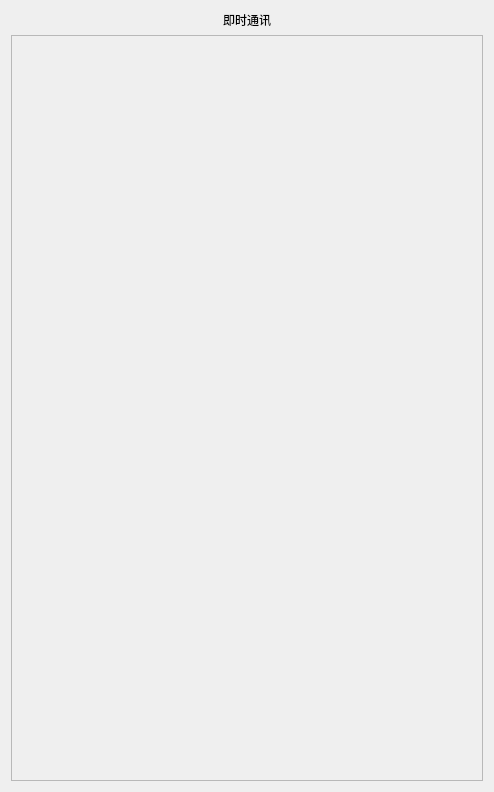
<?xml version="1.0" encoding="UTF-8"?>
<ui version="4.0">
 <class>CChatGroupWidget</class>
 <widget class="QWidget" name="CChatGroupWidget">
  <property name="geometry">
   <rect>
    <x>0</x>
    <y>0</y>
    <width>494</width>
    <height>792</height>
   </rect>
  </property>
  <property name="windowTitle">
   <string>MainWindow</string>
  </property>
  <layout class="QVBoxLayout" name="verticalLayout">
   <item>
    <widget class="QLabel" name="label">
     <property name="text">
      <string>即时通讯</string>
     </property>
     <property name="alignment">
      <set>Qt::AlignCenter</set>
     </property>
    </widget>
   </item>
   <item>
    <widget class="QScrollArea" name="scrollArea">
     <property name="widgetResizable">
      <bool>true</bool>
     </property>
     <widget class="QWidget" name="scrollAreaWidgetContents">
      <property name="geometry">
       <rect>
        <x>0</x>
        <y>0</y>
        <width>474</width>
        <height>754</height>
       </rect>
      </property>
      <layout class="QVBoxLayout" name="layout"/>
     </widget>
    </widget>
   </item>
  </layout>
 </widget>
 <resources/>
 <connections/>
</ui>
